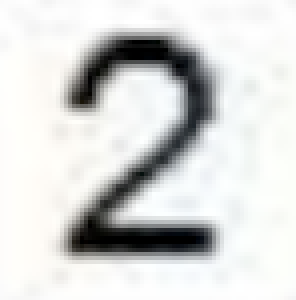
#> input picture server/src/tests/numbers/2.png, 74 x 75 px, given in place of 1.png, which was not available (shown 4 times larger)
$ python predict_test.py
#> lines starting #> are read from the running program, lines starting #| are printed output that depends on the picture; pictures that were not available may be replaced by others from this repository, and a replacement may not be noted
import requests
import cv2
import numpy as np
import json


def grayscale(img):
    img = cv2.cvtColor(img, cv2.COLOR_BGR2GRAY)
    return img


def equalize(img):
    img = cv2.equalizeHist(img)
    return img


def preprocessing(img):
    img = cv2.resize(img, (32, 32))
    img = grayscale(img)
    img = equalize(img)
    img = img / 255
    return img


def predict_test():
    for number in range(1, 10):
        img = cv2.imread(f"src/tests/numbers/{number}.png")
#> img is the input picture: shape (75, 74, 3); mean B, G, R 214.6, 215.9, 214.9
        img = preprocessing(img)
#> in preprocessing, `img = cv2.resize(img, (32, 32))`:
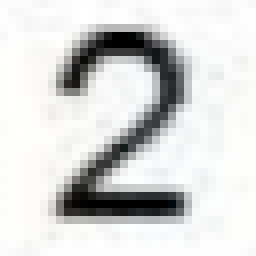
#> img: shape (32, 32, 3) (shown 8 times larger); mean of channels 0, 1, 2 214.3, 215.6, 214.6; drawn as B, G, R
#> in equalize, `img = cv2.equalizeHist(img)`:
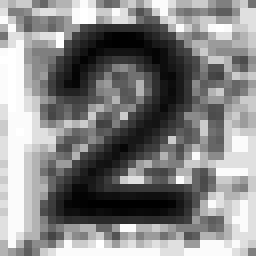
#> img: shape (32, 32) (shown 8 times larger); min 0, max 255, mean 132.6
        img_bytes = cv2.imencode(".png", img)[1].tobytes()
        response = requests.post(
            "http://127.0.0.1:5000/predict", data=img_bytes)
        prediction = json.loads(response.content)
        digit_predicted = prediction["digit_predicted"]
        assert digit_predicted == number, f"Should be {number} but received {digit_predicted}"


if __name__ == "__main__":
    predict_test()
#> (the call stopped at in predict_test, `response = requests.post( "http://127.0.0.1:5000/predict", data=img_by..`: requests is not available in this run)

$ run again, on server/src/tests/numbers/6.png
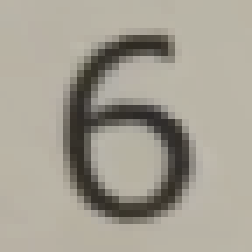
#> input picture server/src/tests/numbers/6.png, 36 x 36 px, given in place of 1.png, which was not available (shown 7 times larger)
#> in predict_test, img is the input picture: shape (36, 36, 3); mean B, G, R 147.4, 159.6, 164.6
#> in preprocessing, `img = cv2.resize(img, (32, 32))`:
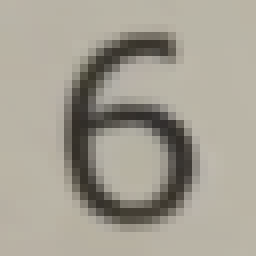
#> img: shape (32, 32, 3) (shown 8 times larger); mean of channels 0, 1, 2 147.4, 159.6, 164.5; drawn as B, G, R
#> in equalize, `img = cv2.equalizeHist(img)`:
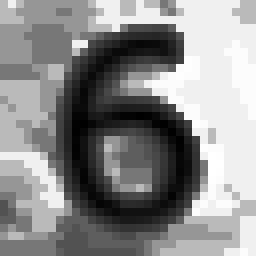
#> img: shape (32, 32) (shown 8 times larger); min 0, max 255, mean 139.3

$ run again, on server/src/tests/numbers/7.png
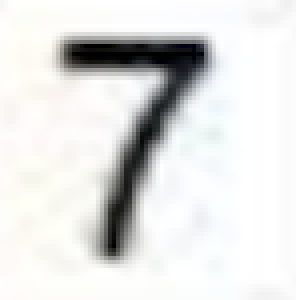
#> input picture server/src/tests/numbers/7.png, 74 x 75 px, given in place of 1.png, which was not available (shown 4 times larger)
#> in predict_test, img is the input picture: shape (75, 74, 3); mean B, G, R 224.5, 225.6, 225.3
#> in preprocessing, `img = cv2.resize(img, (32, 32))`:
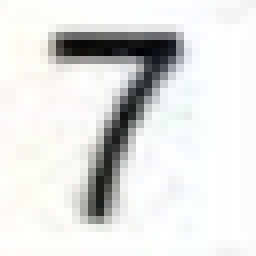
#> img: shape (32, 32, 3) (shown 8 times larger); mean of channels 0, 1, 2 224.7, 225.9, 225.5; drawn as B, G, R
#> in equalize, `img = cv2.equalizeHist(img)`:
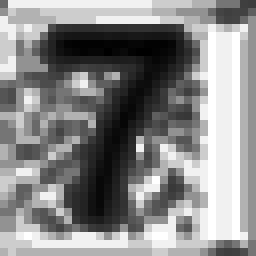
#> img: shape (32, 32) (shown 8 times larger); min 0, max 255, mean 136.5

$ run again, on server/src/tests/numbers/8.png
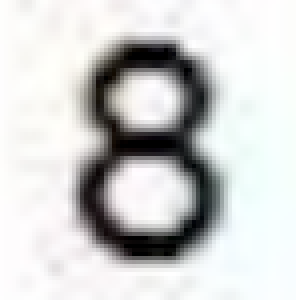
#> input picture server/src/tests/numbers/8.png, 74 x 75 px, given in place of 1.png, which was not available (shown 4 times larger)
#> in predict_test, img is the input picture: shape (75, 74, 3); mean B, G, R 207, 207.6, 206.9
#> in preprocessing, `img = cv2.resize(img, (32, 32))`:
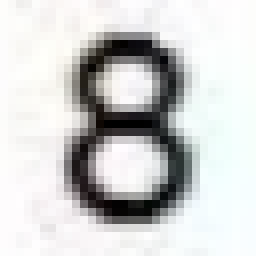
#> img: shape (32, 32, 3) (shown 8 times larger); mean of channels 0, 1, 2 206.9, 207.6, 206.8; drawn as B, G, R
#> in equalize, `img = cv2.equalizeHist(img)`:
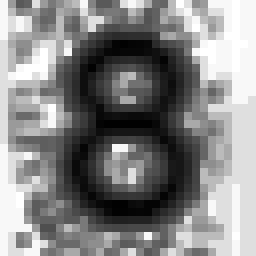
#> img: shape (32, 32) (shown 8 times larger); min 0, max 255, mean 133.1
